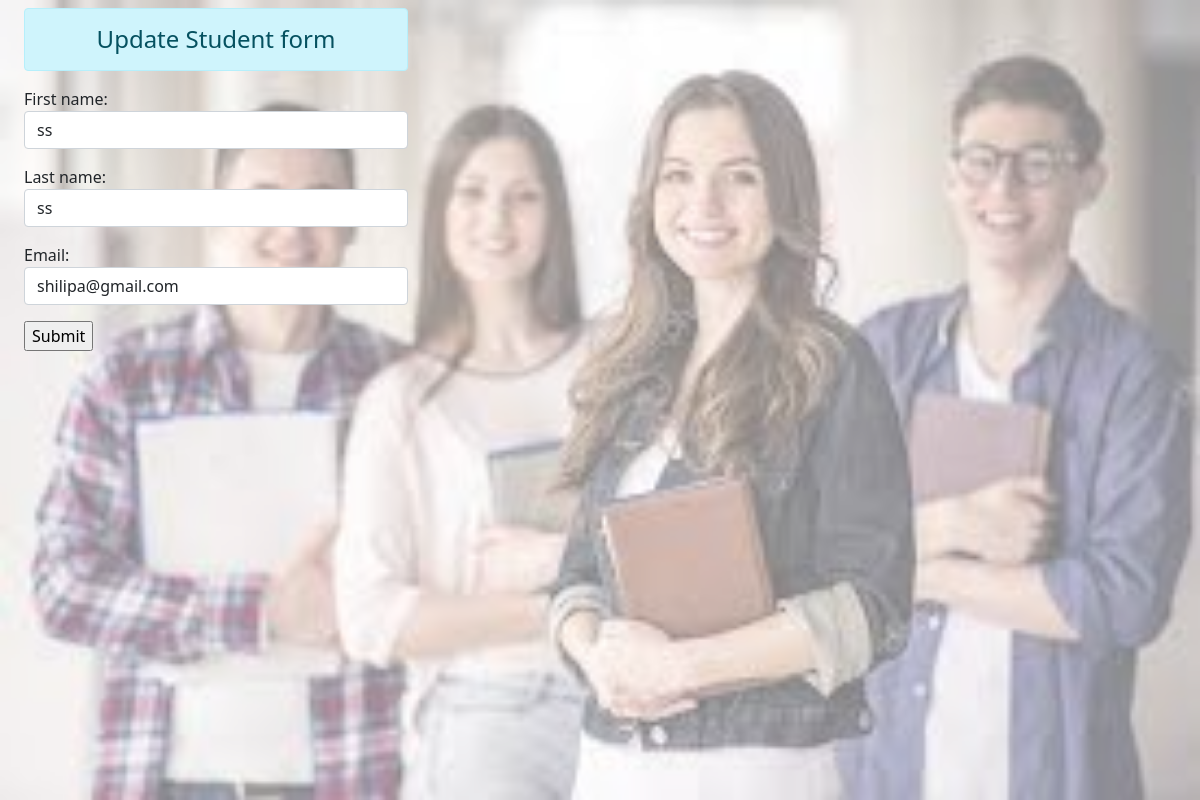
/update/20, run on the app's committed database.
### app1/models.py (models this page shows)
class Student(models.Model):
    first_name=models.CharField(max_length=50)
    last_name=models.CharField(max_length=50)
    email=models.EmailField(max_length=50)

### app1/views.py (the view)
# urls.py: path('update/<int:id>', views.update,name="update"),
def update(request, id):
    if request.method=="POST":
        pi=Student.objects.get(pk=id)
        fm=StudentForm(request.POST,instance=pi)
        if fm.is_valid():
            fm.save()
        return HttpResponseRedirect("/")
    else:
        pi=Student.objects.get(pk=id)
        fm=StudentForm(instance=pi)
    return render (request,"app1/show.html",{"form":fm})

### app1/forms.py
class StudentForm(forms.ModelForm):
    class Meta:
        model=Student
        fields="__all__"
        widgets={'first_name': forms.TextInput(attrs={"class":"form-control"}),
        'last_name': forms.TextInput(attrs={"class":"form-control"}),'email': forms.TextInput(attrs={"class":"form-control"})}

### app1/templates/app1/show.html (shortened to what this page needs)
{% extends 'app1/base.html' %}
{% block content %}
<div class="row">
    <div class="col-sm-4 mx-4">
        <h4 class="text-center alert alert-info"> Update Student form</h4>
        <form action="" method="POST" >
            {{form.as_p}}
            <input type="submit" >
        </form>
    </div>
</div>
{% endblock content %}

### data on the page
Student: first_name "ss", last_name "ss", email "shilipa@gmail.com"
